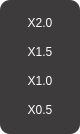
<?xml version="1.0" encoding="UTF-8"?>
<ui version="4.0">
 <class>PlaySpeed</class>
 <widget class="QWidget" name="PlaySpeed">
  <property name="geometry">
   <rect>
    <x>0</x>
    <y>0</y>
    <width>80</width>
    <height>134</height>
   </rect>
  </property>
  <property name="windowTitle">
   <string>Form</string>
  </property>
  <property name="styleSheet">
   <string notr="true">#PlaySpeed{
	background-color: transparent;
	border: none;
}</string>
  </property>
  <layout class="QVBoxLayout" name="verticalLayout">
   <property name="spacing">
    <number>0</number>
   </property>
   <property name="leftMargin">
    <number>0</number>
   </property>
   <property name="topMargin">
    <number>0</number>
   </property>
   <property name="rightMargin">
    <number>0</number>
   </property>
   <property name="bottomMargin">
    <number>0</number>
   </property>
   <item>
    <widget class="QWidget" name="PlaySpeedBg" native="true">
     <property name="styleSheet">
      <string notr="true">#PlaySpeedBg
{
	background-color: #3D3B3B;
	border-radius: 10px;
}

QPushButton{
	border: none;
	border-radius: 4px;
	color: #FFFFFF;
	font-size: 12px;
	font-family: '微软雅黑';
}


QPushButton:hover{
	background-color: rgba(255,255,255,0.41);

}
</string>
     </property>
     <layout class="QVBoxLayout" name="verticalLayout_2">
      <property name="spacing">
       <number>3</number>
      </property>
      <item>
       <widget class="QPushButton" name="speed20">
        <property name="minimumSize">
         <size>
          <width>0</width>
          <height>24</height>
         </size>
        </property>
        <property name="maximumSize">
         <size>
          <width>16777215</width>
          <height>24</height>
         </size>
        </property>
        <property name="text">
         <string>X2.0</string>
        </property>
       </widget>
      </item>
      <item>
       <widget class="QPushButton" name="speed15">
        <property name="minimumSize">
         <size>
          <width>0</width>
          <height>24</height>
         </size>
        </property>
        <property name="maximumSize">
         <size>
          <width>16777215</width>
          <height>24</height>
         </size>
        </property>
        <property name="text">
         <string>X1.5</string>
        </property>
       </widget>
      </item>
      <item>
       <widget class="QPushButton" name="speed10">
        <property name="minimumSize">
         <size>
          <width>0</width>
          <height>24</height>
         </size>
        </property>
        <property name="maximumSize">
         <size>
          <width>16777215</width>
          <height>24</height>
         </size>
        </property>
        <property name="text">
         <string>X1.0</string>
        </property>
       </widget>
      </item>
      <item>
       <widget class="QPushButton" name="speed05">
        <property name="minimumSize">
         <size>
          <width>0</width>
          <height>24</height>
         </size>
        </property>
        <property name="maximumSize">
         <size>
          <width>16777215</width>
          <height>24</height>
         </size>
        </property>
        <property name="text">
         <string>X0.5</string>
        </property>
       </widget>
      </item>
     </layout>
    </widget>
   </item>
  </layout>
 </widget>
 <resources/>
 <connections/>
</ui>
